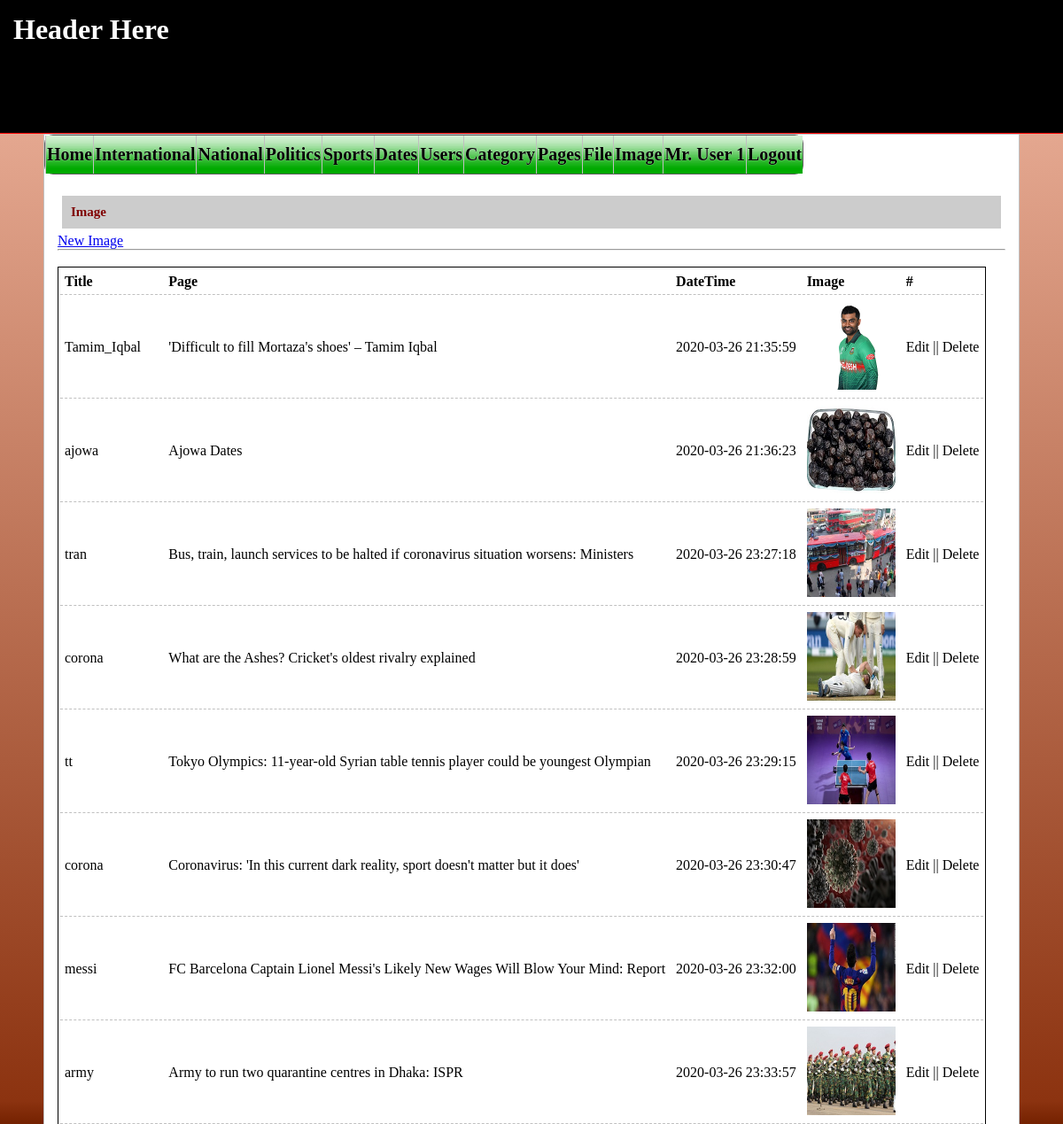
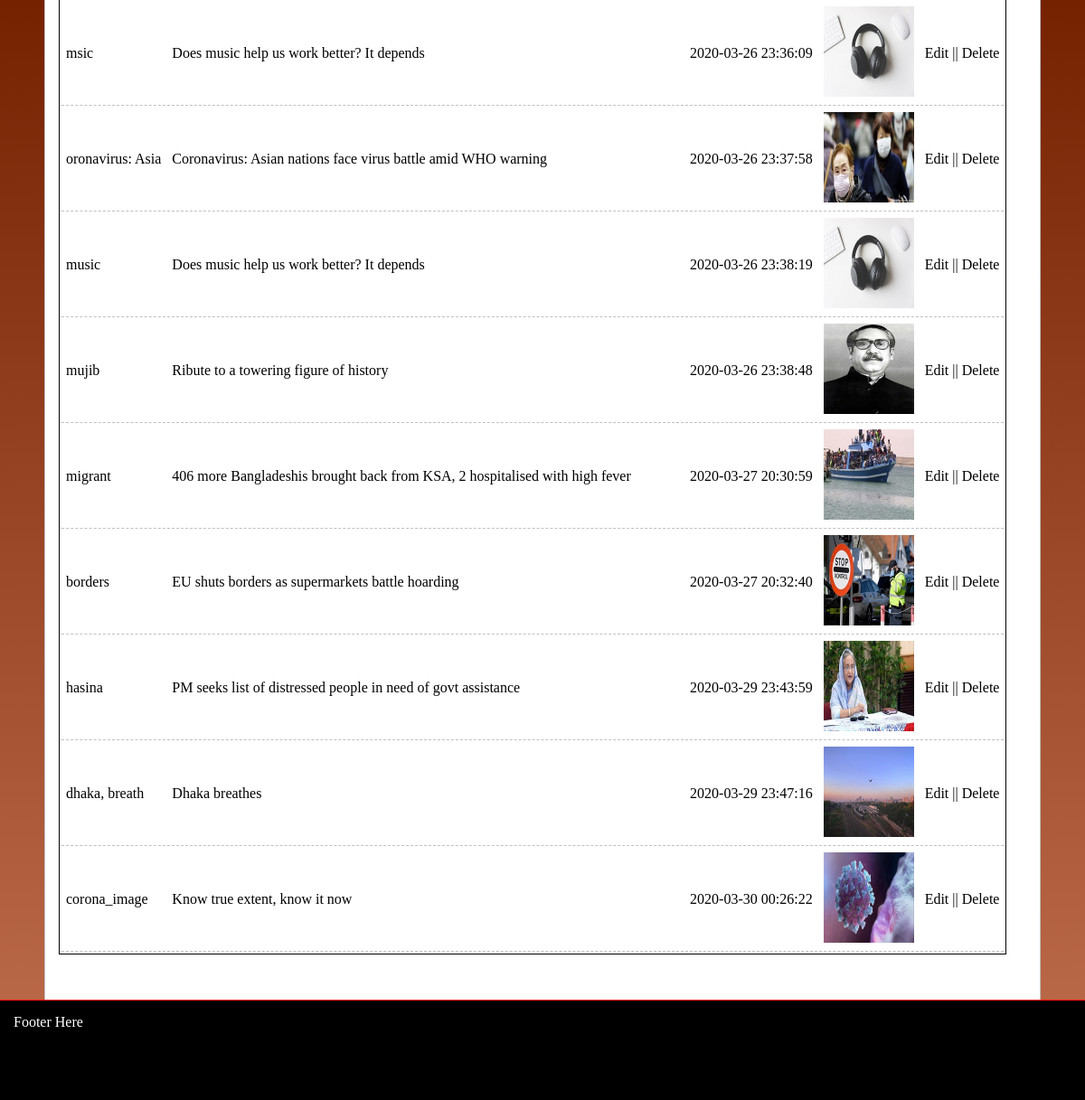
The page /?p=image (signed in) on the database its author committed (2 pictures, top to bottom).
### tables this page shows
CREATE TABLE `category` (
  `id` int(11) NOT NULL,
  `name` varchar(200) NOT NULL,
  `description` varchar(2000) NOT NULL,
  `categoryid` int(11) NOT NULL
);

CREATE TABLE `pageimage` (
  `id` int(11) NOT NULL,
  `pageid` int(11) NOT NULL,
  `title` varchar(200) NOT NULL,
  `dateTime` datetime NOT NULL DEFAULT CURRENT_TIMESTAMP,
  `image` varchar(200) NOT NULL
);

CREATE TABLE `pages` (
  `id` int(11) NOT NULL,
  `title` varchar(700) NOT NULL,
  `tags` varchar(200) DEFAULT NULL,
  `createDate` datetime DEFAULT NULL,
  `userId` int(11) DEFAULT NULL,
  `hitCount` int(11) DEFAULT NULL,
  `categoryId` int(11) NOT NULL
);

### pages/image.php (the view)
<a href="?p=image_new">New Image</a><br><hr><br>
<?php
$sql = "select pi.id, p.title as page, pi.title, pi.dateTime, pi.image from pageImage as pi left join pages as p on pi.pageId = p.id";
$table = mysqli_query($cn, $sql);
print '<table>';
print '<tr><th>Title</th><th>Page</th><th>DateTime</th><th>Image</th><th>#</th></tr>';
while($row = mysqli_fetch_assoc($table))
{
    print '<tr>';
    print '<td>'.$row["title"].'</td>';
    print '<td>'.$row["page"].'</td>';
    print '<td>'.$row["dateTime"].'</td>';
    print '<td><img src="uploads/images/'.$row["id"].'_'.$row['image'].'" height="100px"></td>';
    print '<td> Edit || Delete</td>';
    print '</tr>';
}
print '</table>';
?>

### index.php (shortened to what this page needs)
<!DOCTYPE html>
<html lang="en">
<head>
    <link rel="stylesheet" href="css/index.css">
    <link rel="stylesheet" href="css/tables.css">
    <link rel="stylesheet" href="css/css3menu.css">
    <link rel="stylesheet" href="css/control.css">
    <link rel="stylesheet" href="css/article.css">
</head>
<body>
   <div class="header">
       <h1>Header Here</h1>
   </div>
    <div class="main">
         <div class="menu">
          <?php
             include('component/menu.php');
             ?>
         </div>
        <div class="content">
        <?php
            include('component/controller.php');
            ?>
       </div>
    </div>
     <div class="footer"><p>Footer Here</p></div>
</body>
</html>

### component/menu.php (shortened to what this page needs)
<ul id="css3menu2" class="topmenu">
         <li><a href="?p=home">Home</a></li>
         <?php
         $cn = mysqli_connect("localhost", "root", "", "bd_gym");
         $sql = "select id, name from category where categoryId = 0";
         $table = mysqli_query($cn, $sql);
         while($row = mysqli_fetch_assoc($table))
         {
             print '<li><a href="?c=article&ctg='.$row["id"].'">'.$row["name"].'</a>';
             findChild($row["id"]);
             print '</li>';
         }
            function findChild($pid)
            {
                global $cn;
                $sql = "select id, name from category where categoryId = ".$pid;
                $table = mysqli_query($cn, $sql);
                if(mysqli_num_rows($table) > 0)
                {
                while($row = mysqli_fetch_assoc($table))
                {
                     findChild($row["id"]);
                 }
                }
            }
    if(isset($_SESSION['type']))
    {
        print '<li><a href="?p=users">Users</a></li>
               <li><a href="?p=category">Category</a></li>
               <li><a href="?p=pages">Pages</a></li>
               <li><a href="?p=files">File</a></li>
               <li><a href="?p=image">Image</a></li>
               <li><a href="?p=myaccount">'.$_SESSION['name'].'</a></li>
               <li><a href="?c=logout">Logout</a></li>';
    }
    else{
           print '<li><a href="?c=register">Register</a></li>
                  <li><a href="?c=login">Login</a></li>';
    }
            ?>
         </ul>

### component/controller.php (shortened to what this page needs)
<?php
if(isset($_GET['p']))
{
    if(file_exists("pages/".$_GET['p'].".php"))
    {
        print '<span class="title">'.ucwords(str_replace("_", " ", $_GET['p'])).'</span>';
        if(isset($_SESSION['type']))
        {
            include("pages/".$_GET['p'].".php");
        }
        else{
            print '<span class="error">You Need to Login With Admin Account to View This Content</span><br>';
            include('client/login.php');
        }
    }
    else
    {
        include("warning.php");
    }
}
?>

### css/index.css (style rules this page uses)
* { padding: 0px; margin: 0px auto; }
body { background: #f0b7a1; background: -moz-linear-gradient(top, #f0b7a1 0%, #8c3310 50%, #752201 51%, #bf6e4e 100%); background: -webkit-linear-gradient(top, #f0b7a1 0%,#8c3310 50%,#752201 51%,#bf6e4e 100%); background: linear-gradient(to bottom, #f0b7a1 0%,#8c3310 50%,#752201 51%,#bf6e4e 100%); filter: progid:DXImageTransform.Microsoft.gradient( startColorstr='#f0b7a1', endColorstr='#bf6e4e',GradientType=0 ); }
.header { height: 120px; background: rgba(0,0,0,1.00); color: white; border-bottom: thin solid red; padding: 15px; }
.footer { height: 80px; background: rgba(0,0,0,1.00); color: white; border-top: thin solid red; padding: 15px; position: fixed; left: 0px; right: 0px; bottom: 0px; }
.main { width: 1100px; border: thin silver solid; }
.menu { height: auto; overflow: visible; background: white; }
.content { height: auto; min-height: 500px; padding: 15px; background: white; overflow: hidden; padding-bottom: 160px; }
.title { font-size: 15px; background: rgba(0,0,0,0.2); color: maroon; font-weight: bold; padding: 10px; display: block; margin: 5px; }
ul { list-style: circle; }
ul li { line-height: 25px; font-size: 15px; }

### css/tables.css (style rules this page uses)
table { min-width: 600px; width: auto; background: white; border: black thin solid; float: left; }
td, th { padding: 5px; text-align: left; border-bottom: dashed thin silver; }

### css/css3menu.css (style rules this page uses)
ul#css3menu2,ul#css3menu2 ul { margin:0;list-style:none;padding:0;background-color:#dedede;border-width:1px;border-style:solid;border-color:#5f5f5f;-moz-border-radius:10px;-webkit-border-radius:10px;border-radius:10px; }
ul#css3menu2 li { position:relative;display:block;white-space:nowrap;font-size:0;float:left; }
ul#css3menu2 { font-size:0;z-index:999;position:relative;display:inline-block;zoom:1;padding:0; *display:inline; }
ul#css3menu2>li { margin:0; }
ul#css3menu2 a { display:block;vertical-align:middle;text-align:center;text-decoration:none;font:bold 20px Georgia,serif;color:#000000;text-shadow:#FFF 0 0 1px;cursor:pointer;padding:10px 1px 10px 1px;background-color:#00aa00;background-image:url("mainbk.png");background-repeat:repeat;background-position:0 0;border-width:0 0 0 1px;border-style:solid;border-color:#C0C0C0; }

### rows shown on the page
category: name "International"
category: name "National"
category: name "Politics"
category: name "Sports"
category: name "Dates"
pageimage: title "Tamim_Iqbal", pageid.title "'Difficult to fill Mortaza's shoes' – Tamim Iqbal", dateTime "2020-03-26 21:35:59", image (picture)
pageimage: title "ajowa", pageid.title "Ajowa Dates", dateTime "2020-03-26 21:36:23", image (picture)
pageimage: title "tran", pageid.title "Bus, train, launch services to be halted if coronavirus situation worsens: Ministers", dateTime "2020-03-26 23:27:18", image (picture)
pageimage: title "corona", pageid.title "What are the Ashes? Cricket's oldest rivalry explained", dateTime "2020-03-26 23:28:59", image (picture)
pageimage: title "tt", pageid.title "Tokyo Olympics: 11-year-old Syrian table tennis player could be youngest Olympian", dateTime "2020-03-26 23:29:15", image (picture)
pageimage: title "corona", pageid.title "Coronavirus: 'In this current dark reality, sport doesn't matter but it does'", dateTime "2020-03-26 23:30:47", image (picture)
pageimage: title "messi", pageid.title "FC Barcelona Captain Lionel Messi's Likely New Wages Will Blow Your Mind: Report", dateTime "2020-03-26 23:32:00", image (picture)
pageimage: title "army", pageid.title "Army to run two quarantine centres in Dhaka: ISPR", dateTime "2020-03-26 23:33:57", image (picture)
pageimage: title "msic", pageid.title "Does music help us work better? It depends", dateTime "2020-03-26 23:36:09", image (picture)
pageimage: title "oronavirus: Asia", pageid.title "Coronavirus: Asian nations face virus battle amid WHO warning", dateTime "2020-03-26 23:37:58", image (picture)
pageimage: title "music", pageid.title "Does music help us work better? It depends", dateTime "2020-03-26 23:38:19", image (picture)
pageimage: title "mujib", pageid.title "Ribute to a towering figure of history", dateTime "2020-03-26 23:38:48", image (picture)
pageimage: title "migrant", pageid.title "406 more Bangladeshis brought back from KSA, 2 hospitalised with high fever", dateTime "2020-03-27 20:30:59", image (picture)
pageimage: title "borders", pageid.title "EU shuts borders as supermarkets battle hoarding", dateTime "2020-03-27 20:32:40", image (picture)
pageimage: title "hasina", pageid.title "PM seeks list of distressed people in need of govt assistance", dateTime "2020-03-29 23:43:59", image (picture)
pageimage: title "dhaka, breath", pageid.title "Dhaka breathes", dateTime "2020-03-29 23:47:16", image (picture)
pageimage: title "corona_image", pageid.title "Know true extent, know it now", dateTime "2020-03-30 00:26:22", image (picture)

### other values the page prints
$_SESSION['name'] "Mr. User 1"
str_replace("_", " ", $_GET['p']) "Image"
